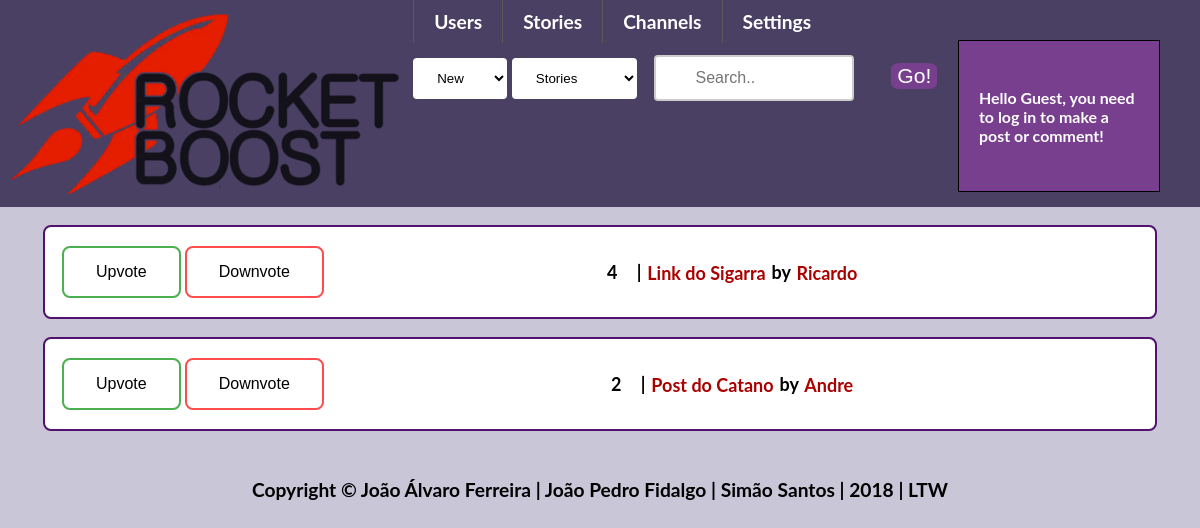
Screenshot of /pages/channel.php?id=Problemas with the database file from the repository.
### tables this page shows
CREATE TABLE posts
(
    postID INTEGER UNIQUE NOT NULL PRIMARY KEY,
    title VARCHAR NOT NULL,
    content VARCHAR,
    type VARCHAR,
    dateWritten DATETIME,
    username INTEGER REFERENCES users Not NULL,
    channel VARCHAR NOT NULL
);

### database/utilities.php (called while the page is built, shortened)
<?php
function getVotesPost($id){
    $db = Database::getInstance()->db();
    $stmt = $db->prepare('SELECT * FROM postvotes WHERE postID = ?');
    $stmt->execute(array($id));
    $result = $stmt->fetchAll();
    $votes = 0;
    foreach ($result as $row) {
    if($row['positive'] == 1)
        $votes = $votes+1;
    else $votes = $votes - 1;
    }
    return $votes;
}
?>

### pages/channel.php (the view, shortened to what this page needs)
<?php
include_once "../templates/default.php";
draw_posts_channel();
function cmpPoints($a, $b)
{
    if (getVotesPost($a['postID']) == getVotesPost($b['postID'])) {
        return 0;
    }
    return (getVotesPost($a['postID']) > getVotesPost($b['postID'])) ? -1 : 1;
}
function draw_posts_channel(){
$channel = htmlspecialchars($_GET['id']);
    $sortType = 'points';
    $db = Database::getInstance()->db();
    $stmt = $db->prepare('SELECT * FROM posts WHERE channel = ?');
    $stmt->execute(array($channel));
    $result = $stmt->fetchAll();
    if($sortType == "points")
    usort($result, "cmpPoints");
    else if($sortType == "new")
    usort($result, "cmpDate");
    else if($sortType == "comments")
    usort($result, "cmpComments");
    foreach ($result as $row) {
    $votes = getVotesPost($row['postID']);?>
    <div id="postlist">
        <div class="votes_frontpage">
            <input type="button" value="Upvote">
            <input type="button" value="Downvote">
        </div>
        <div id="post_info">
            <span id="votes"><?php echo $votes?></span>
            <span class="separator"> | </span>
            <a href = "../pages/viewPost.php?id=<?php echo $row['postID']?>"><?php echo $row['title']?></a>
            <span class="separator">by</span>
            <a href = "../pages/viewProfile.php?username=<?php echo $row['username']?>"><?php echo $row['username'];?></a>
            <br>
        </div>
    </div>
<?php
    }
}
?>

### css/style.css (style rules this page uses)
body { margin: 0 auto; --bg-color: #C8C6D7; --main-color: #783F8E; --dark-color: #4F1271; --light-color: #4A4063; background-color: var(--bg-color); font-weight: 700; font-size: 14px; font-size: 120%; font-family: Lato, Arial, sans-serif; transition: box-shadow .2s cubic-bezier(.4,0,1,1),background .2s cubic-bezier(.4,0,.2,1),color .2s cubic-bezier(.4,0,.2,1); }
a:link { position: relative; text-decoration: none; -webkit-transition: all 1s linear; color: #aa0000; padding: 1.5px; -webkit-transition: all 1s linear; }
#postlist { display: flex; background-color: white; border: 2px solid var(--dark-color); border-radius: 8px; width: 90%; padding: 15px; margin: 1em; margin-left: auto; margin-right: auto; font-size: 18px; }
.votes_frontpage { display: flex; }
.votes_frontpage input:first-child { background-color: white; border: 2px solid #4CAF50; border-radius: 8px; color: black; padding: 15px 32px; text-align: center; text-decoration: none; display: block; font-size: 16px; margin: 4px 2px; cursor: pointer; -webkit-transition-duration: 0.4s; transition-duration: 0.4s; }
.votes_frontpage input:nth-child(2) { background-color: white; border: 2px solid #ff4d4d; border-radius: 8px; color: black; padding: 15px 32px; text-align: center; text-decoration: none; display: block; font-size: 16px; margin: 4px 2px; cursor: pointer; -webkit-transition-duration: 0.4s; transition-duration: 0.4s; }
#post_info { margin: auto; }

### rows the page displays
posts: votes "4", title "Link do Sigarra", username "Ricardo"
posts: votes "2", title "Post do Catano", username "Andre"
